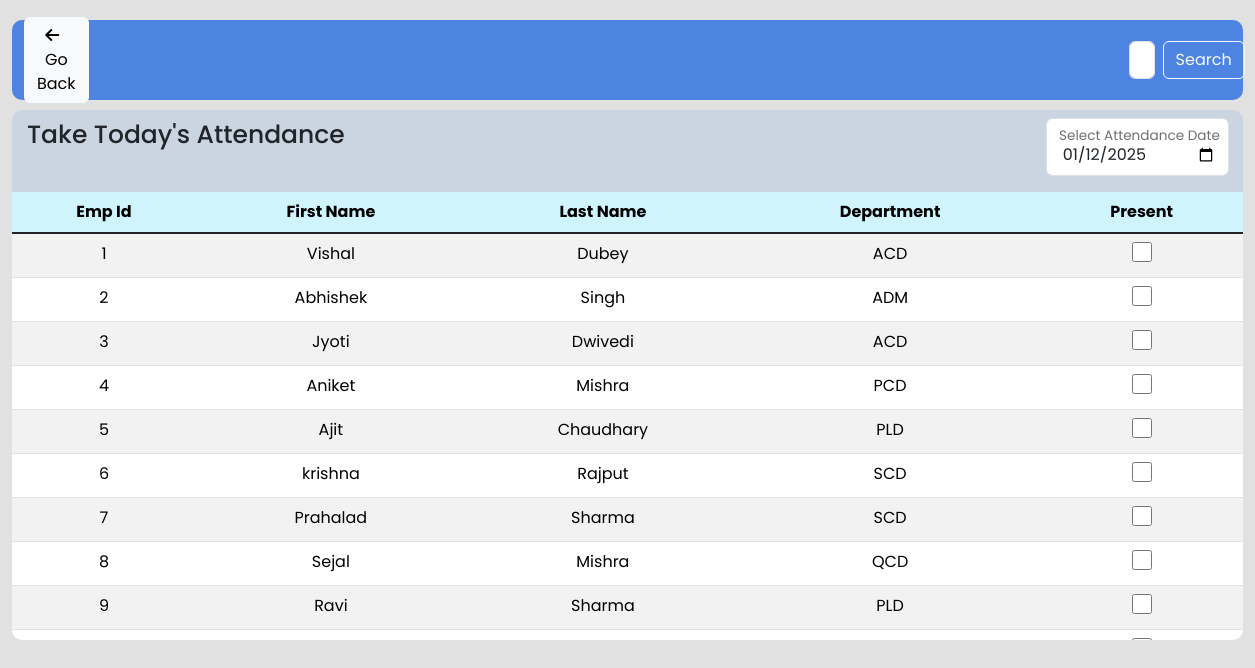
Screenshot of /Admin/Master/Attendance/take-attendance.php with the database file from the repository.
### tables this page shows
CREATE TABLE `tbladdemployee` (
  `Emp_Id` int(11) NOT NULL,
  `First_Name` text NOT NULL,
  `Last_Name` text NOT NULL,
  `Email` text NOT NULL,
  `Department` text DEFAULT NULL,
  `Shift` text NOT NULL,
  `Pnumber` varchar(11) NOT NULL,
  `Address` text NOT NULL,
  `Date_Of_Birth` date DEFAULT NULL,
  `Date_Of_Joining` date DEFAULT NULL,
  `Gender` text NOT NULL,
  `Password` varchar(100) NOT NULL,
  `employeeprofile` varchar(200) NOT NULL,
  `status` enum('active','inactive') DEFAULT 'active',
  `salary` int(15) NOT NULL DEFAULT 0
);

### Admin/Master/Attendance/take-attendance.php (the view, shortened to what this page needs)
<?php
include("../../../Backend/Database/connection.php");
?>
<!DOCTYPE html>
<html lang="en">
<head>
    <link rel="stylesheet" href="https://cdnjs.cloudflare.com/ajax/libs/font-awesome/6.6.0/css/all.min.css" />
    <link rel="stylesheet" href="https://cdn.jsdelivr.net/npm/bootstrap@5.3.3/dist/css/bootstrap.min.css">
    <link rel="stylesheet" href="attendance.css">
</head>
<body>
    <div class="container-fluid">
        <div class="table-uppar">
            <div class="Button-container">
                <button type="button" class="btn btn-light" onclick="location.href='display-add-attendance.php';"><i class="fa-solid fa-arrow-left me-2"></i>Go Back</button>
            </div>
            <form>
                <div class="d-flex" role="search">
                    <input class="form-control me-2" type="search" placeholder="Search" required autocomplete="off" name="SearchAdmin">
                    <button class="btn btn-outline-light" name="SearchAdminBtn" type="submit">Search</button>
                </div>
            </form>
        </div>
        <form method="POST" action="save_attendance.php">
            <div class="table-body">
                <h4>Take Today's Attendance</h4>
                <div class="form-floating mb-3 ps-3 mt-2" style="margin-left: 620px;">
                    <input type="date" class="form-control ps-3" id="attendance_date" name="attendance_date" min="<?php echo date('Y-m-d'); ?>" required value="<?php echo date('Y-m-d'); ?>">
                    <label class="ms-3" for="attendance_date">Select Attendance Date</label>
                </div>
                <table class="col-xs-7 table table-striped table-condensed table-fixed">
                    <thead class="table-info">
                        <tr align="center">
                            <th class="col">Emp Id</th>
                            <th class="col">First Name</th>
                            <th class="col">Last Name</th>
                            <th class="col">Department</th>
                            <th class="col">Present</th>
                        </tr>
                    </thead>
                    <tbody class="table-group-divider">
                        <?php
                        $result = $conn->query("SELECT * FROM `tbladdemployee` WHERE status='active'");
                        while ($row = $result->fetch_assoc()) {
                            echo
                            "<tr align='center'>
                                <td>{$row['Emp_Id']}</td>
                                <td>{$row['First_Name']}</td>
                                <td>{$row['Last_Name']}</td>
                                <td>{$row['Department']}</td>
                                <td><input type='checkbox' name='attendance[{$row['Emp_Id']}]' value='present'></td>
                            </tr>";
                        }
                        ?>
                    </tbody>
                </table>
            </div>
        </form>
    </div>
</body>
</html>

### Admin/Master/Attendance/attendance.css (style rules this page uses)
* { margin: 0; padding: 0; outline: none; border: none; text-decoration: none; box-sizing: border-box; font-family: "poppins", sans-serif; }
body { background: rgb(225, 225, 226); margin-top: 20px; max-width: 100%; overflow: hidden; height: fit-content; }
.table-uppar { max-width: 100%; max-height: 80px; background-color: #4d84e2; padding: 15px 12px; margin-bottom: 10px; border-radius: 10px; display: flex; align-items: center; gap: 1040px; }
h4 { font-size: 25px; margin-left: 15px; margin-top: 10px; padding-right: 65px; }
.table-body { overflow: scroll; overflow-x: hidden; max-height: 530px; background-color: #cbd5e1; border-radius: 10px; display: flex; flex-wrap: wrap; }
.table input { width: 60px; height: 20px; border-radius: 10px; }

### rows the page displays
tbladdemployee: Emp_Id "1", First_Name "Vishal", Last_Name "Dubey", Department "ACD"
tbladdemployee: Emp_Id "2", First_Name "Abhishek", Last_Name "Singh", Department "ADM"
tbladdemployee: Emp_Id "3", First_Name "Jyoti", Last_Name "Dwivedi", Department "ACD"
tbladdemployee: Emp_Id "4", First_Name "Aniket", Last_Name "Mishra", Department "PCD"
tbladdemployee: Emp_Id "5", First_Name "Ajit", Last_Name "Chaudhary", Department "PLD"
tbladdemployee: Emp_Id "6", First_Name "krishna", Last_Name "Rajput", Department "SCD"
tbladdemployee: Emp_Id "7", First_Name "Prahalad", Last_Name "Sharma", Department "SCD"
tbladdemployee: Emp_Id "8", First_Name "Sejal", Last_Name "Mishra", Department "QCD"
tbladdemployee: Emp_Id "9", First_Name "Ravi", Last_Name "Sharma", Department "PLD"
